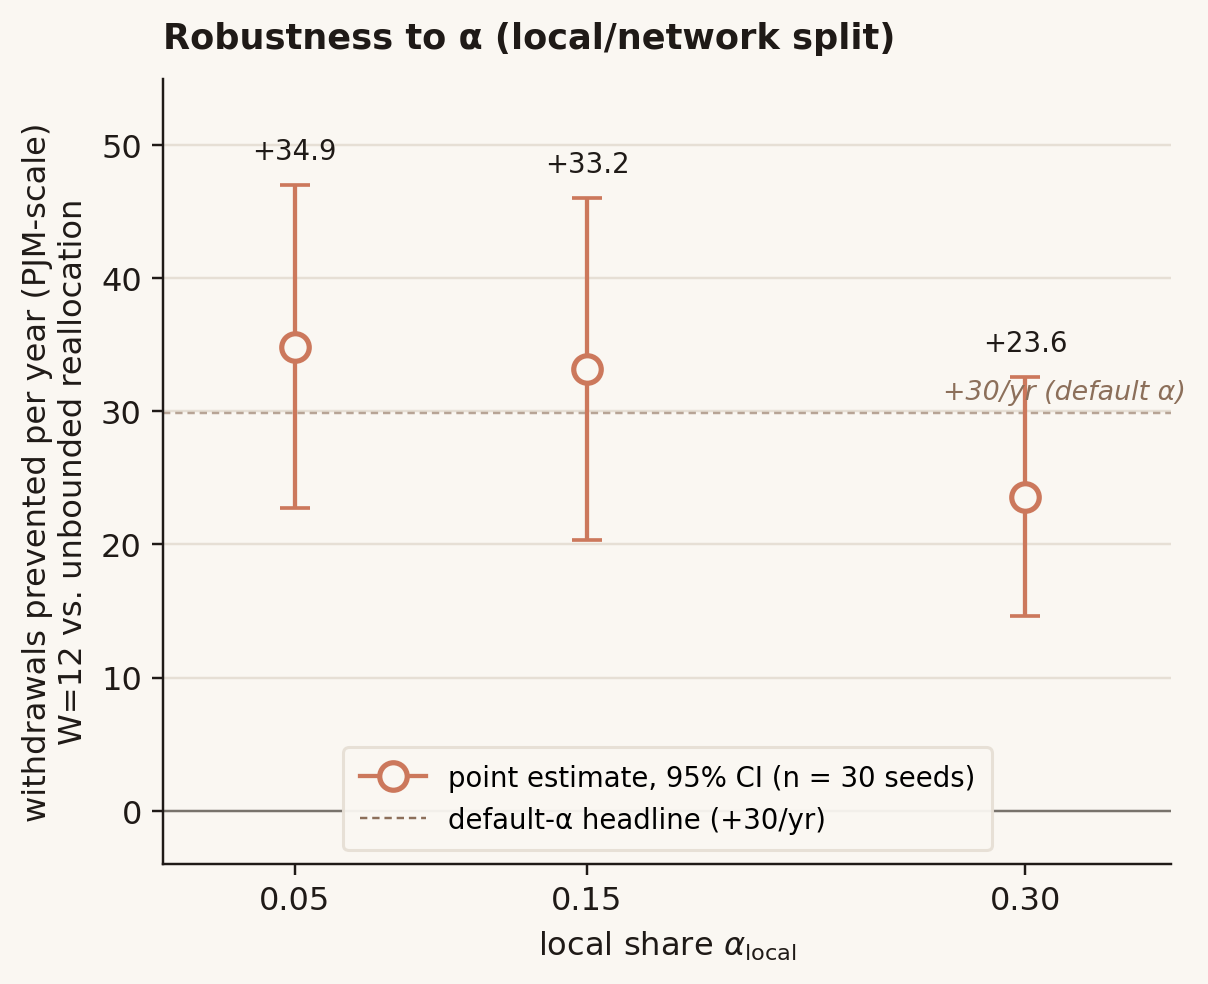

The script that saved this image:
"""Figure 4: α-sensitivity — does the W=12 cluster-bound headline survive
varying the local/network split parameter α_local?

Three points (α ∈ {0.05, 0.15, 0.30}) with 95% CI bars at each. Horizontal
reference at zero; horizontal band at the +30/yr W=12 headline value.

Reads:  ABM/full_abm/output/alpha_sensitivity_summary.csv
Writes: paper_figures/fig4_alpha_sensitivity.{pdf,png}
"""
from __future__ import annotations
import os
import numpy as np
import pandas as pd
import matplotlib.pyplot as plt
from matplotlib.lines import Line2D
from matplotlib.patches import Patch

ROOT = os.path.dirname(os.path.dirname(os.path.abspath(__file__)))
ALPHA_CSV = os.path.join(ROOT, "ABM/full_abm/output/alpha_sensitivity_summary.csv")
OUT_PDF = os.path.join(ROOT, "paper_figures/fig4_alpha_sensitivity.pdf")
OUT_PNG = os.path.join(ROOT, "paper_figures/fig4_alpha_sensitivity.png")

CREAM = "#FAF7F2"
INK   = "#1F1A17"
GRID  = "#E6DFD5"
CORAL = "#CC785C"
BROWN = "#8C6F5A"
HEADLINE = 29.85   # W=12 default-α headline (+30/yr PJM)


def main():
    df = pd.read_csv(ALPHA_CSV).sort_values("alpha").reset_index(drop=True)

    plt.rcParams.update({
        "font.family": "DejaVu Sans",
        "font.size": 10.5,
        "axes.edgecolor": INK,
        "axes.labelcolor": INK,
        "xtick.color": INK,
        "ytick.color": INK,
        "axes.linewidth": 0.8,
        "axes.spines.top": False,
        "axes.spines.right": False,
    })

    fig, ax = plt.subplots(figsize=(5.6, 4.6))
    fig.patch.set_facecolor(CREAM)
    ax.set_facecolor(CREAM)
    ax.yaxis.grid(True, color=GRID, linewidth=0.8, zorder=0)
    ax.set_axisbelow(True)

    # Reference lines
    ax.axhline(0.0, color=INK, linewidth=0.8, alpha=0.55, zorder=1)
    ax.axhline(HEADLINE, color=BROWN, linewidth=0.8, alpha=0.6,
               linestyle=(0, (3, 2)), zorder=1)

    a = df["alpha"].to_numpy()
    y = df["prev_per_year_pjm"].to_numpy()
    se = df["prev_per_year_pjm_se"].to_numpy()
    yerr = 1.96 * se

    ax.errorbar(a, y, yerr=yerr, fmt="none", ecolor=CORAL,
                elinewidth=1.4, capsize=5, capthick=1.2, zorder=3)
    ax.plot(a, y, linestyle="none",
            marker="o", markersize=9,
            markerfacecolor=CREAM, markeredgecolor=CORAL,
            markeredgewidth=1.7, zorder=4)

    # Headline label
    ax.text(0.355, HEADLINE + 0.6, f"+{HEADLINE:.0f}/yr (default α)",
            fontsize=8.8, color=BROWN, ha="right", va="bottom",
            style="italic")

    # Per-α value labels
    for ai, yi, yse in zip(a, y, se):
        ax.text(ai, yi + 1.96 * yse + 1.5,
                f"+{yi:.1f}", ha="center", va="bottom",
                fontsize=9, color=INK)

    ax.set_xticks([0.05, 0.15, 0.30])
    ax.set_xlim(0.005, 0.35)
    ax.set_xlabel(r"local share $\alpha_\text{local}$", fontsize=10.5, color=INK)
    ax.set_ylabel("withdrawals prevented per year (PJM-scale)\n"
                  "W=12 vs. unbounded reallocation",
                  fontsize=10.5, color=INK)
    y_lo = min(0, (y - yerr).min()) - 4
    y_hi = (y + yerr).max() + 8
    ax.set_ylim(y_lo, y_hi)

    legend_handles = [
        Line2D([0], [0], color=CORAL, lw=1.4, marker="o", markersize=9,
               markerfacecolor=CREAM, markeredgecolor=CORAL,
               markeredgewidth=1.7,
               label="point estimate, 95% CI (n = 30 seeds)"),
        Line2D([0], [0], color=BROWN, lw=0.8, linestyle=(0, (3, 2)),
               label="default-α headline (+30/yr)"),
    ]
    leg = ax.legend(handles=legend_handles, loc="lower center",
                    frameon=True, framealpha=0.95,
                    edgecolor=GRID, fontsize=9, handlelength=2.4,
                    borderpad=0.6)
    leg.get_frame().set_facecolor(CREAM)

    ax.set_title("Robustness to α (local/network split)",
                 fontsize=11.5, color=INK, loc="left", pad=10, weight="bold")

    fig.tight_layout()
    fig.savefig(OUT_PDF, facecolor=CREAM, bbox_inches="tight")
    fig.savefig(OUT_PNG, facecolor=CREAM, dpi=220, bbox_inches="tight")
    print(f"wrote {OUT_PDF}")
    print(f"wrote {OUT_PNG}")


if __name__ == "__main__":
    main()
